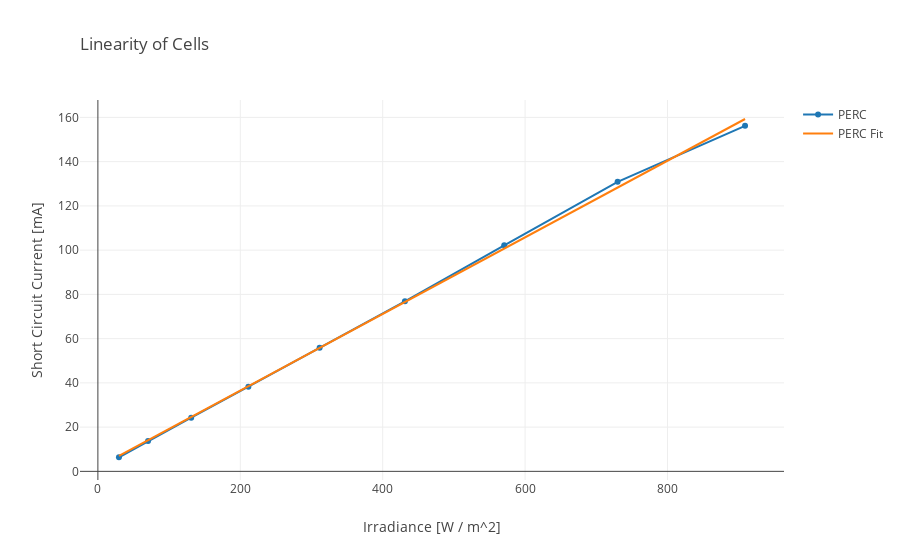

Write notebook code for a chart like this one.
### Code cell
def voltToIrr(v):
    coef = 1000 / 141.93
    return coef * (1.4*v*v - 6.8*v + 9)

trace0 = go.Scatter(
    x = [voltToIrr(v) for v in volts],
    y = percAmps,
    mode = 'lines+markers',
    name = 'PERC'
)

traceRef = go.Scatter(
    x = [e for e in range(0, 1000, 100)],
    y = [e*141.93/1000 for e in range(0, 1000, 100)],
    mode = 'lines',
    name = 'Reference'
)

trace2 = go.Scatter(
    x = irradiances,
    y = [percFit[0] * irr + percFit[1] for irr in irradiances],
    mode = 'lines',
    name = 'PERC Fit'
)

data = [trace0, trace2]
title = 'Linearity of Cells'
xlabel = 'Irradiance [W / m^2]'
ylabel = 'Short Circuit Current [mA]'
fig = go.Figure(data=data, layout=genLayout(title, xlabel, ylabel))

plotly.offline.iplot(fig, filename='blah.html')

### Figure 1 — Plotly figure (JSON) as saved in the notebook; plotly's stock layout.template omitted (floating-point values rounded to 4 significant figures)
{"data": [{"mode": "lines+markers", "name": "PERC", "type": "scatter", "uid": "652fb95a-91af-4dd9-9be2-ffdd50d05e1b", "x": [29.59, 70.46, 131.1, 211.4, 311.4, 431.2, 570.7, 729.9, 908.9], "y": [6.38, 13.7, 24.29, 38.3, 55.9, 76.9, 102.2, 130.9, 156.2]}, {"mode": "lines", "name": "PERC Fit", "type": "scatter", "uid": "4575b3ce-e14e-41a0-a00d-3f3cb143115d", "x": [29.59, 70.46, 131.1, 211.4, 311.4, 431.2, 570.7, 729.9, 908.9], "y": [6.993, 14.07, 24.57, 38.48, 55.81, 76.55, 100.7, 128.3, 159.3]}], "layout": {"title": {"text": "Linearity of Cells", "x": 0, "xref": "paper"}, "xaxis": {"title": {"text": "Irradiance [W / m^2]"}}, "yaxis": {"title": {"text": "Short Circuit Current [mA]"}}}}
